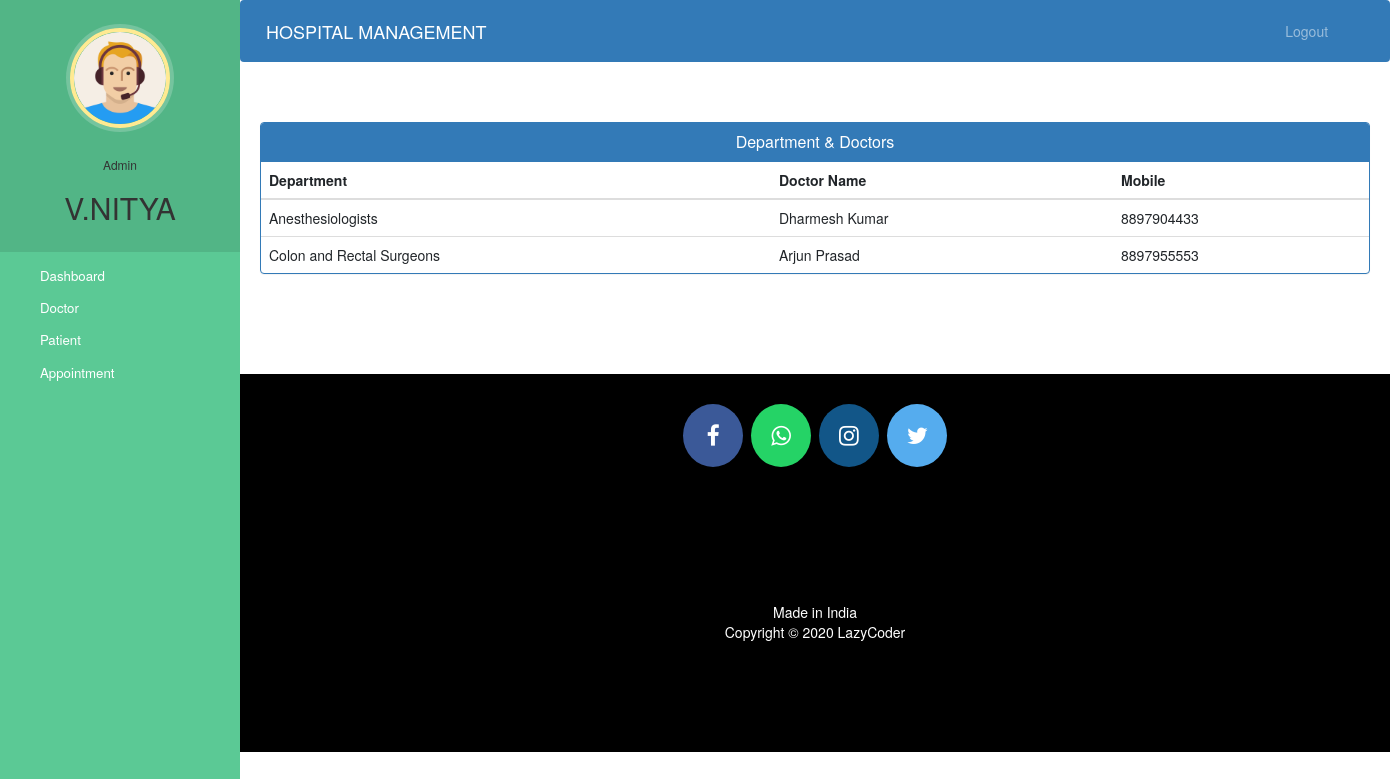
Screenshot of /admin-view-doctor-specialisation (signed in) with the database file from the repository.
### hospital/models.py (models this page shows, shortened)
class Doctor(models.Model):
    user=models.OneToOneField(User,on_delete=models.CASCADE)
    profile_pic= models.ImageField(upload_to='profile_pic/DoctorProfilePic/',null=True,blank=True)
    address = models.CharField(max_length=40)
    mobile = models.CharField(max_length=20,null=True)
    department= models.CharField(max_length=50,choices=departments,default='Cardiologist')
    status=models.BooleanField(default=False)
    @property
    def get_name(self):
        return self.user.first_name+" "+self.user.last_name

### hospital/views.py (the view)
# urls.py: path('admin-view-doctor-specialisation',views.admin_view_doctor_specialisation_view,name='admin-view-doctor-specialisation'),
@login_required(login_url='adminlogin')
@user_passes_test(is_admin)
def admin_view_doctor_specialisation_view(request):
    doctors = models.Doctor.objects.all().filter(status=True)
    return render(request, 'hospital/admin_view_doctor_specialisation.html', {'doctors': doctors})

### hospital/views.py (called while the page is built)
def is_admin(user):
    return user.groups.filter(name='ADMIN').exists()

### templates/hospital/admin_view_doctor_Specialisation.html (shortened to what this page needs)
{% extends 'hospital/admin_base.html' %}
{% block content %}
<head>
  <link href="//netdna.bootstrapcdn.com/bootstrap/3.0.0/css/bootstrap.min.css" rel="stylesheet" id="bootstrap-css">
</head>
<div class="container">
  <div class="panel panel-primary">
    <div class="panel-heading">
      <h6 class="panel-title">Department & Doctors</h6>
    </div>
    <table class="table table-hover" id="dev-table">
      <thead>
        <tr>
          <th>Department</th>
          <th>Doctor Name</th>
          <th>Mobile</th>
        </tr>
      </thead>
      {% for d in doctors %}
      <tr>
        <td>{{d.department}}</td>
        <td> {{d.get_name}}</td>
        <td>{{d.mobile}}</td>
      </tr>
      {% endfor %}
    </table>
  </div>
</div>
{% endblock content %}

### templates/hospital/admin_base.html (shortened to what this page needs)
<!DOCTYPE html>
{% load static %}
<html lang="en">
<head>
  <link rel="stylesheet" href="https://stackpath.bootstrapcdn.com/bootstrap/4.3.1/css/bootstrap.min.css">
  <link rel="stylesheet" href="https://maxcdn.bootstrapcdn.com/font-awesome/4.7.0/css/font-awesome.min.css">
  <link rel="stylesheet" href="{% static '/style.css' %}">
</head>
<body>
  <nav class="menu" tabindex="0">
    <header class="avatar">
      <img src="{% static "images/adminpropic.png" %}" />
      <br><br>
      <h6>Admin</h6>
      <h2>{{request.user.first_name}}</h2>
    </header>
    <ul>
      <li tabindex="0" class="icon-dashboard"> <a style="color:white; text-decoration:none;" href="/admin-dashboard"><span>Dashboard</span></a> </li>
      <li tabindex="0" class="icon-customers"> <a style="color:white; text-decoration:none;" href="/admin-doctor"><span>Doctor</span></a></li>
      <li tabindex="0" class="icon-users"> <a style="color:white; text-decoration:none;" href="/admin-patient"><span>Patient</span></a></li>
      <li tabindex="0" class="icon-calendar"> <a style="color:white; text-decoration:none;" href="/admin-appointment"><span>Appointment</span></a></li>
    </ul>
  </nav>
  <main>
    <div class="bs-example">
      <nav class="navbar navbar-expand-md  navbar-dark fixed-top" style="background:#337AB7;">
        <a href="/admin-dashboard" class="navbar-brand">HOSPITAL MANAGEMENT</a>
        <div class="collapse navbar-collapse justify-content-between" id="navbarCollapse">
          <div class="navbar-nav" style=" margin-left: 90%;">
            <a href="/logout" class="nav-item nav-link">Logout</a>
          </div>
        </div>
      </nav>
    </div>
    <br><br>
    {% block content %}
    {% endblock content %}
    <br><br><br><br>
    <footer>
      <p>
        <a id="ftr" href="https://facebook.com/sumit.luv/" class="fa fa-facebook"></a>
        <a id="ftr" href="https://api.whatsapp.com/send?phone=919572181024&text=Hello%20Sumit.%0d%0aHow%20are%20you%20%3f%0d%0aI%20came%20from%20your%20website.&source=&data=#" class="fa fa-whatsapp"></a>
        <a id="ftr" href="https://instagram.com/sumit.luv" class="fa fa-instagram"></a>
        <a id="ftr" href="https://twitter.com/sumitkumar1503" class="fa fa-twitter"></a>
      </p>
      <br>
      <div class="container">
        <div class="row">
          <div class="col-md-12 col-sm-12">
            <div style="color:#ffffff;" class="wow fadeInUp footer-copyright">
              <p>Made in India <br>
                Copyright &copy; 2020 LazyCoder </p>
            </div>
          </div>
        </div>
      </div>
    </footer>
  </main>
</body>
</html>

### static/style.css (style rules this page uses)
body { padding-left: 240px; }
main { position: relative; height: 100vh; }
.menu { background: #5bc995; height: 100vh; width: 240px; position: fixed; top: 0px; left: 0; z-index: 5; outline: none; }
.menu .avatar { background: rgba(0, 0, 0, 0.1); padding: 2em 0.5em; text-align: center; }
.menu .avatar img { width: 100px; border-radius: 50%; overflow: hidden; border: 4px solid #ffea92; box-shadow: 0 0 0 4px rgba(255, 255, 255, 0.2); }
.menu .avatar h2 { font-weight: normal; margin-bottom: 0; }
.menu ul { list-style: none; padding: 0.5em 0; margin: 0; }
.menu ul li { padding: 0.5em 1em 0.5em 3em; font-size: 0.95em; font-weight: regular; background-repeat: no-repeat; background-position: left 15px center; background-size: auto 20px; transition: all 0.15s linear; cursor: pointer; }
.menu ul li.icon-dashboard { background-image: url("http://www.entypo.com/images//gauge.svg"); }
.menu ul li.icon-customers { background-image: url("http://www.entypo.com/images//briefcase.svg"); }
.menu ul li.icon-users { background-image: url("http://www.entypo.com/images//users.svg"); }
.menu ul li.icon-calendar { background-image: url("http://www.entypo.com/images//calendar.svg"); }

### templates/hospital/admin_base.html (style rules this page uses)
a:link { text-decoration: none; }
a { color: white; }
footer { padding: 0px 0px 0px 0px; background-color: black; margin: 0px; }
#ftr { padding: 20px; }
.fa { font-size: 23px; width: 60px; text-align: center; text-decoration: none; margin: 5px 2px; border-radius: 50%; }
.fa-facebook { background: #3B5998; color: white; margin-top: 30px; }
.fa-whatsapp { background: #25d366; color: white; }
.fa-twitter { background: #55ACEE; color: white; }
.fa-instagram { background: #125688; color: white; }
p { text-align: center; }
body { padding-left: 240px; }
main { position: relative; height: 100vh; }
.menu { background: #5bc995; height: 100vh; width: 240px; position: fixed; top: 0px; left: 0; z-index: 5; outline: none; }
.menu .avatar { background: rgba(0, 0, 0, 0.1); padding: 2em 0.5em; text-align: center; }
.menu .avatar img { width: 100px; border-radius: 50%; overflow: hidden; border: 4px solid #ffea92; box-shadow: 0 0 0 4px rgba(255, 255, 255, 0.2); }
.menu .avatar h2 { font-weight: normal; margin-bottom: 0; }
.menu ul { list-style: none; padding: 0.5em 0; margin: 0; }
.menu ul li { padding: 0.5em 1em 0.5em 3em; font-size: 0.95em; font-weight: regular; background-repeat: no-repeat; background-position: left 15px center; background-size: auto 20px; transition: all 0.15s linear; cursor: pointer; }
.menu ul li.icon-dashboard { background-image: url("http://www.entypo.com/images//gauge.svg"); }
.menu ul li.icon-customers { background-image: url("http://www.entypo.com/images//briefcase.svg"); }
.menu ul li.icon-users { background-image: url("http://www.entypo.com/images//users.svg"); }
.menu ul li.icon-calendar { background-image: url("http://www.entypo.com/images//calendar.svg"); }

### templates/hospital/admin_view_doctor_Specialisation.html (style rules this page uses)
a:link { text-decoration: none; }
h6 { text-align: center; }
.row { margin: 100px; }

### rows the page displays
Doctor: department "Anesthesiologists", get_name "Dharmesh Kumar", mobile "8897904433"
Doctor: department "Colon and Rectal Surgeons", get_name "Arjun Prasad", mobile "8897955553"

### other values shown
{{ request.user.first_name }} "V.NITYA"
